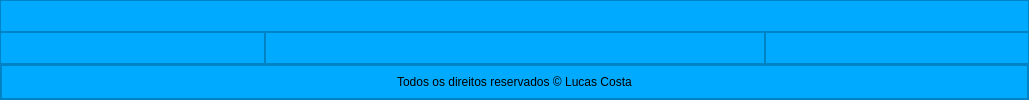
            <widget class="QWidget" name="inicio">
             <layout class="QGridLayout" name="gridLayout_3">
              <property name="leftMargin">
               <number>0</number>
              </property>
              <property name="topMargin">
               <number>0</number>
              </property>
              <property name="rightMargin">
               <number>0</number>
              </property>
              <property name="bottomMargin">
               <number>0</number>
              </property>
              <property name="spacing">
               <number>0</number>
              </property>
              <item row="0" column="0">
               <widget class="QFrame" name="frame_5">
                <property name="sizePolicy">
                 <sizepolicy hsizetype="Preferred" vsizetype="MinimumExpanding">
                  <horstretch>0</horstretch>
                  <verstretch>0</verstretch>
                 </sizepolicy>
                </property>
                <property name="frameShape">
                 <enum>QFrame::NoFrame</enum>
                </property>
                <property name="frameShadow">
                 <enum>QFrame::Raised</enum>
                </property>
                <layout class="QGridLayout" name="gridLayout_10">
                 <property name="leftMargin">
                  <number>0</number>
                 </property>
                 <property name="topMargin">
                  <number>0</number>
                 </property>
                 <property name="rightMargin">
                  <number>0</number>
                 </property>
                 <property name="bottomMargin">
                  <number>0</number>
                 </property>
                 <property name="spacing">
                  <number>0</number>
                 </property>
                 <item row="0" column="0">
                  <widget class="QFrame" name="frame_18">
                   <property name="styleSheet">
                    <string notr="true">background-color: rgb(0, 170, 255);</string>
                   </property>
                   <property name="frameShape">
                    <enum>QFrame::StyledPanel</enum>
                   </property>
                   <property name="frameShadow">
                    <enum>QFrame::Raised</enum>
                   </property>
                  </widget>
                 </item>
                 <item row="1" column="0">
                  <widget class="QFrame" name="frame_19">
                   <property name="styleSheet">
                    <string notr="true">background-color: rgb(0, 170, 255);</string>
                   </property>
                   <property name="frameShape">
                    <enum>QFrame::NoFrame</enum>
                   </property>
                   <property name="frameShadow">
                    <enum>QFrame::Raised</enum>
                   </property>
                   <layout class="QHBoxLayout" name="horizontalLayout_3">
                    <property name="spacing">
                     <number>0</number>
                    </property>
                    <property name="leftMargin">
                     <number>0</number>
                    </property>
                    <property name="topMargin">
                     <number>0</number>
                    </property>
                    <property name="rightMargin">
                     <number>0</number>
                    </property>
                    <property name="bottomMargin">
                     <number>0</number>
                    </property>
                    <item>
                     <widget class="QFrame" name="frame_21">
                      <property name="frameShape">
                       <enum>QFrame::StyledPanel</enum>
                      </property>
                      <property name="frameShadow">
                       <enum>QFrame::Raised</enum>
                      </property>
                     </widget>
                    </item>
                    <item>
                     <widget class="QFrame" name="frame_23">
                      <property name="minimumSize">
                       <size>
                        <width>500</width>
                        <height>0</height>
                       </size>
                      </property>
                      <property name="frameShape">
                       <enum>QFrame::StyledPanel</enum>
                      </property>
                      <property name="frameShadow">
                       <enum>QFrame::Raised</enum>
                      </property>
                      <layout class="QGridLayout" name="gridLayout_11">
                       <property name="leftMargin">
                        <number>0</number>
                       </property>
                       <property name="topMargin">
                        <number>0</number>
                       </property>
                       <property name="rightMargin">
                        <number>0</number>
                       </property>
                       <property name="bottomMargin">
                        <number>0</number>
                       </property>
                       <property name="spacing">
                        <number>0</number>
                       </property>
                       <item row="0" column="0">
                        <widget class="QLabel" name="label">
                         <property name="text">
                          <string/>
                         </property>
                        </widget>
                       </item>
                      </layout>
                     </widget>
                    </item>
                    <item>
                     <widget class="QFrame" name="frame_22">
                      <property name="frameShape">
                       <enum>QFrame::StyledPanel</enum>
                      </property>
                      <property name="frameShadow">
                       <enum>QFrame::Raised</enum>
                      </property>
                     </widget>
                    </item>
                   </layout>
                  </widget>
                 </item>
                 <item row="2" column="0">
                  <widget class="QFrame" name="frame_20">
                   <property name="styleSheet">
                    <string notr="true">background-color: rgb(0, 170, 255);</string>
                   </property>
                   <property name="frameShape">
                    <enum>QFrame::StyledPanel</enum>
                   </property>
                   <property name="frameShadow">
                    <enum>QFrame::Raised</enum>
                   </property>
                   <layout class="QVBoxLayout" name="verticalLayout_5">
                    <property name="spacing">
                     <number>0</number>
                    </property>
                    <property name="leftMargin">
                     <number>0</number>
                    </property>
                    <property name="topMargin">
                     <number>0</number>
                    </property>
                    <property name="rightMargin">
                     <number>0</number>
                    </property>
                    <property name="bottomMargin">
                     <number>0</number>
                    </property>
                    <item>
                     <widget class="QFrame" name="frame_24">
                      <property name="frameShape">
                       <enum>QFrame::StyledPanel</enum>
                      </property>
                      <property name="frameShadow">
                       <enum>QFrame::Raised</enum>
                      </property>
                     </widget>
                    </item>
                    <item>
                     <widget class="QFrame" name="frame_25">
                      <property name="maximumSize">
                       <size>
                        <width>16777215</width>
                        <height>35</height>
                       </size>
                      </property>
                      <property name="frameShape">
                       <enum>QFrame::StyledPanel</enum>
                      </property>
                      <property name="frameShadow">
                       <enum>QFrame::Raised</enum>
                      </property>
                      <layout class="QHBoxLayout" name="horizontalLayout_6">
                       <item>
                        <spacer name="horizontalSpacer_4">
                         <property name="orientation">
                          <enum>Qt::Horizontal</enum>
                         </property>
                         <property name="sizeHint" stdset="0">
                          <size>
                           <width>386</width>
                           <height>12</height>
                          </size>
                         </property>
                        </spacer>
                       </item>
                       <item>
                        <widget class="QLabel" name="label_2">
                         <property name="text">
                          <string>Todos os direitos reservados © Lucas Costa</string>
                         </property>
                        </widget>
                       </item>
                       <item>
                        <spacer name="horizontalSpacer_5">
                         <property name="orientation">
                          <enum>Qt::Horizontal</enum>
                         </property>
                         <property name="sizeHint" stdset="0">
                          <size>
                           <width>386</width>
                           <height>12</height>
                          </size>
                         </property>
                        </spacer>
                       </item>
                      </layout>
                     </widget>
                    </item>
                   </layout>
                  </widget>
                 </item>
                </layout>
               </widget>
              </item>
             </layout>
            </widget>
